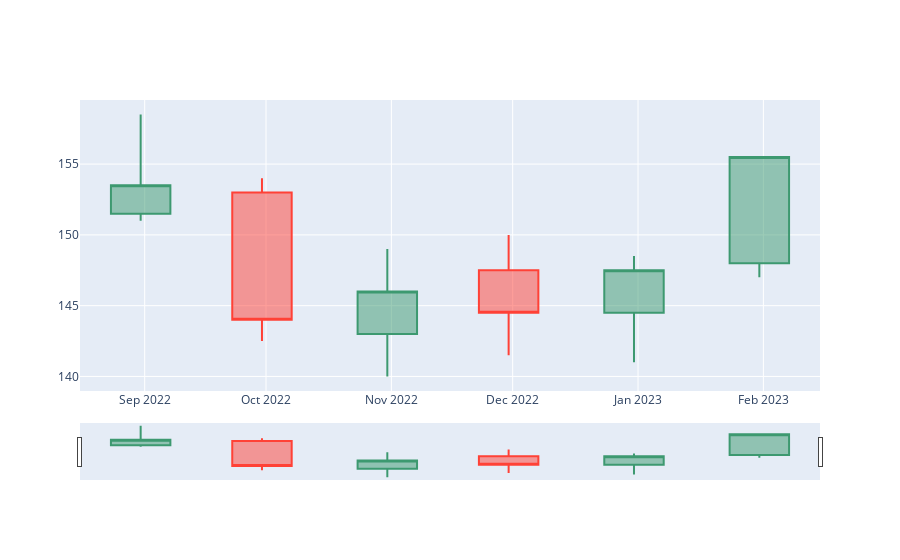

Notebook code cell kept with this figure:
### Code cell
fig = go.Figure(data=[go.Candlestick(
                        x=re_df1m['Date'],
                        open=re_df1m['Open'],
                        high=re_df1m['High'],
                        low=re_df1m['Low'],
                        close=re_df1m['Close']
)])

fig.show()

### Figure 1 — Plotly figure (JSON) as saved in the notebook; plotly's stock layout.template omitted (floating-point values rounded to 4 significant figures)
{"data": [{"close": [153.5, 144, 146, 144.5, 147.5, 155.5], "high": [158.5, 154, 149, 150, 148.5, 155.5], "low": [151, 142.5, 140, 141.5, 141, 147], "open": [151.5, 153, 143, 147.5, 144.5, 148], "type": "candlestick", "x": ["2022-08-31T00:00:00", "2022-09-30T00:00:00", "2022-10-31T00:00:00", "2022-11-30T00:00:00", "2022-12-31T00:00:00", "2023-01-31T00:00:00"]}], "layout": {}}
